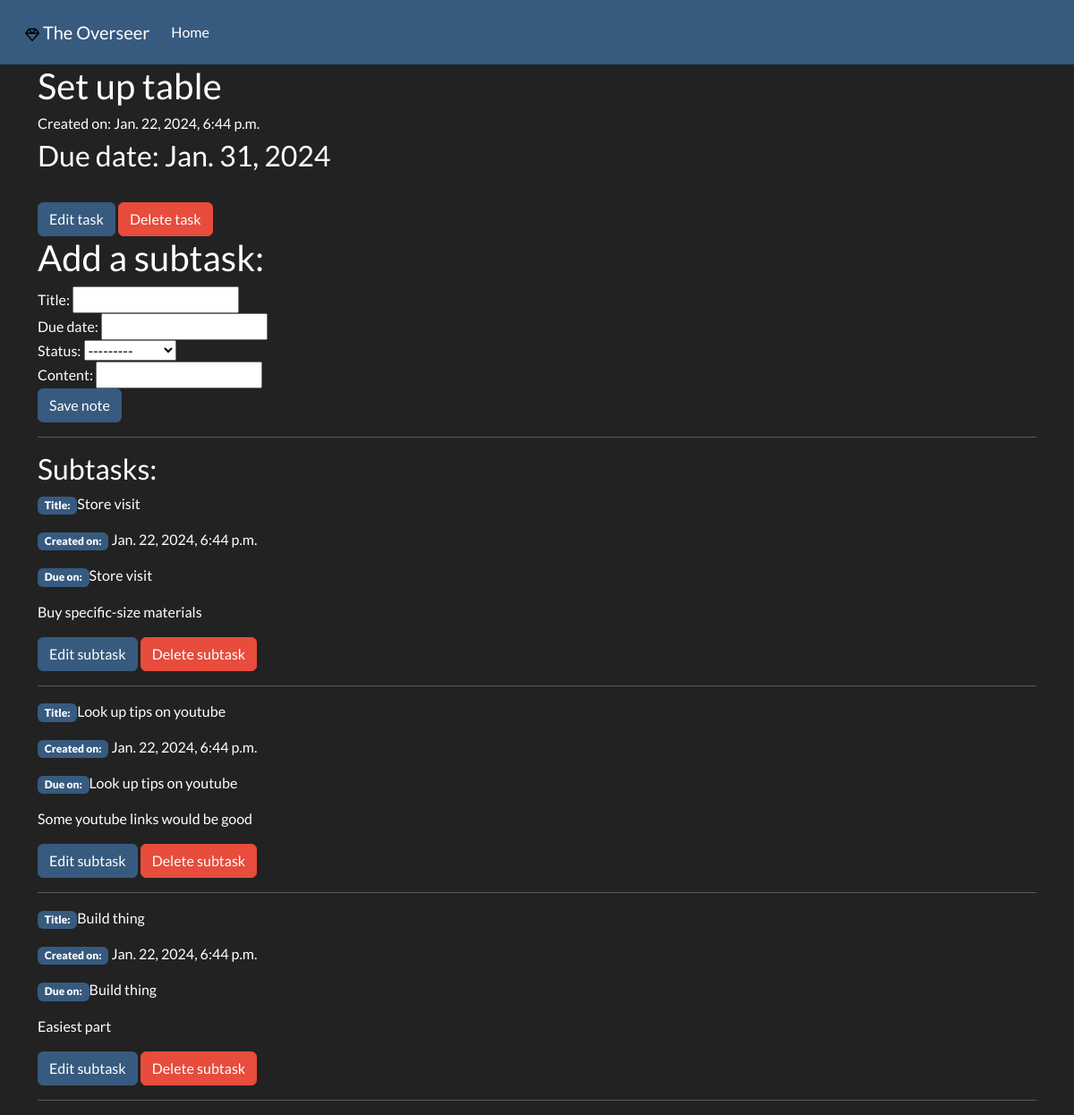
The app's page /tasks/tasks/1 with its own data.
### overseer/models.py (models this page shows, shortened)
class Task(models.Model):
    title = models.CharField(max_length=200)
    pub_date = models.DateTimeField(verbose_name='Creation date', auto_now_add=True)
    due_date = models.DateField(verbose_name='Due date')
    class Meta:
        ordering = ['due_date']

class SubTask(models.Model):
    title = models.CharField(max_length=100)
    pub_date = models.DateTimeField(verbose_name='Creation date', auto_now_add=True)
    due_date = models.DateField(verbose_name='Due date')
    content = HTMLField()
    STATUS_LIST = (
        ('O', 'Ongoing'),
        ('C', 'Complete'),
        ('N', 'Not started')
    )
    status = models.CharField(choices=STATUS_LIST, max_length=1, verbose_name='Status')
    main_task = models.ForeignKey(Task, on_delete=models.CASCADE, related_name='subtasks')
    class Meta:
        ordering = ['due_date']

### overseer/views.py (the view, shortened to what this page needs)
# urls.py: path('tasks/<int:pk>', views.TaskDetailView.as_view(), name='task-detail'),
class TaskDetailView(generic.DetailView, FormMixin):
    model = Task
    template_name = 'overseer/task_detail.html'
    form_class = SubtaskForm

### overseer/forms.py
class SubtaskForm(forms.ModelForm):
    class Meta:
        model = SubTask
        fields = ('title', 'due_date', 'status', 'content',)
        widgets = {
            'pub_date': forms.HiddenInput,
            'content': TinyMCE(),
            'main_task': forms.HiddenInput
        }

### overseer/templates/overseer/task_detail.html (shortened to what this page needs)
{% extends 'overseer/base.html' %}
{% block content %}
<div class="container">
    <div class="row">
        <div class="col-12">
            <h2>{{ task.title }}</h2>
            <h6>Created on: {{ task.pub_date }}</h6>
            <h3>Due date: {{ task.due_date }}</h3>
            <br>
            <a type="button" class="btn btn-primary" href="{% url 'task-edit' task.id %}">Edit task</a>
            <button type="button" class="btn btn-danger" data-bs-toggle="modal" data-bs-target="#delete-modal-task">Delete task</button>
            <br>
            <h2>Add a subtask:</h2>
            <div class="fieldWrapper">
                <form method="post">
                    {{ form }}
                    <input type="submit" class="btn btn-primary" value="Save note">
                </form>
            </div>
            <hr>
            <h3>Subtasks:</h3>
            {% for subtask in task.subtasks.all %}
                <p><span class="badge bg-primary"><b>Title:</b></span>{{ subtask.title }}</p>
                <p><span class="badge bg-primary"><b>Created on:</b></span> {{ subtask.pub_date }}</p>
                <p><span class="badge bg-primary"><b>Due on:</b></span>{{ subtask.title }}</p>
                <p>{{ subtask.content | safe }}</p>
                <a type="button" class="btn btn-primary" href="{% url 'subtask-edit' subtask.id %}">Edit subtask</a>
                <button type="button" class="btn btn-danger" data-bs-toggle="modal" data-bs-target="#delete-modal-subtask">Delete subtask</button>
                <hr>
            {% endfor %}
        </div>
    </div>
</div>
{% endblock %}

### records on screen
Task: title "Set up table", pub_date "Jan. 22, 2024, 6:44 p.m.", due_date "Jan. 31, 2024"
SubTask: title "Store visit", pub_date "Jan. 22, 2024, 6:44 p.m.", content "Buy specific-size materials"
SubTask: title "Look up tips on youtube", pub_date "Jan. 22, 2024, 6:44 p.m.", content "Some youtube links would be good"
SubTask: title "Build thing", pub_date "Jan. 22, 2024, 6:44 p.m.", content "Easiest part"
